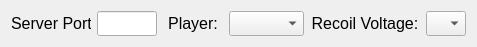
    <widget class="QWidget" name="layoutWidget_2">
     <property name="geometry">
      <rect>
       <x>10</x>
       <y>450</y>
       <width>467</width>
       <height>27</height>
      </rect>
     </property>
     <layout class="QHBoxLayout" name="horizontalLayout_14">
      <item>
       <widget class="QLabel" name="tcpPortLabel">
        <property name="sizePolicy">
         <sizepolicy hsizetype="Fixed" vsizetype="Fixed">
          <horstretch>0</horstretch>
          <verstretch>0</verstretch>
         </sizepolicy>
        </property>
        <property name="minimumSize">
         <size>
          <width>80</width>
          <height>25</height>
         </size>
        </property>
        <property name="maximumSize">
         <size>
          <width>80</width>
          <height>25</height>
         </size>
        </property>
        <property name="baseSize">
         <size>
          <width>80</width>
          <height>25</height>
         </size>
        </property>
        <property name="font">
         <font>
          <pointsize>12</pointsize>
         </font>
        </property>
        <property name="text">
         <string>Server Port:</string>
        </property>
       </widget>
      </item>
      <item>
       <widget class="QLineEdit" name="tcpPortLineEdit">
        <property name="sizePolicy">
         <sizepolicy hsizetype="Fixed" vsizetype="Fixed">
          <horstretch>0</horstretch>
          <verstretch>0</verstretch>
         </sizepolicy>
        </property>
        <property name="minimumSize">
         <size>
          <width>60</width>
          <height>25</height>
         </size>
        </property>
        <property name="maximumSize">
         <size>
          <width>60</width>
          <height>25</height>
         </size>
        </property>
        <property name="baseSize">
         <size>
          <width>60</width>
          <height>25</height>
         </size>
        </property>
        <property name="font">
         <font>
          <pointsize>10</pointsize>
         </font>
        </property>
        <property name="alignment">
         <set>Qt::AlignmentFlag::AlignRight|Qt::AlignmentFlag::AlignTrailing|Qt::AlignmentFlag::AlignVCenter</set>
        </property>
       </widget>
      </item>
      <item>
       <widget class="QLabel" name="tcpPlayerLabel">
        <property name="sizePolicy">
         <sizepolicy hsizetype="Fixed" vsizetype="Fixed">
          <horstretch>0</horstretch>
          <verstretch>0</verstretch>
         </sizepolicy>
        </property>
        <property name="minimumSize">
         <size>
          <width>60</width>
          <height>25</height>
         </size>
        </property>
        <property name="maximumSize">
         <size>
          <width>60</width>
          <height>25</height>
         </size>
        </property>
        <property name="baseSize">
         <size>
          <width>60</width>
          <height>25</height>
         </size>
        </property>
        <property name="font">
         <font>
          <pointsize>12</pointsize>
         </font>
        </property>
        <property name="layoutDirection">
         <enum>Qt::LayoutDirection::LeftToRight</enum>
        </property>
        <property name="text">
         <string>Player:</string>
        </property>
        <property name="alignment">
         <set>Qt::AlignmentFlag::AlignCenter</set>
        </property>
       </widget>
      </item>
      <item>
       <widget class="QComboBox" name="tcpPlayerComboBox">
        <property name="sizePolicy">
         <sizepolicy hsizetype="Fixed" vsizetype="Fixed">
          <horstretch>0</horstretch>
          <verstretch>0</verstretch>
         </sizepolicy>
        </property>
        <property name="minimumSize">
         <size>
          <width>75</width>
          <height>25</height>
         </size>
        </property>
        <property name="maximumSize">
         <size>
          <width>75</width>
          <height>25</height>
         </size>
        </property>
        <property name="baseSize">
         <size>
          <width>75</width>
          <height>25</height>
         </size>
        </property>
        <property name="font">
         <font>
          <pointsize>10</pointsize>
         </font>
        </property>
       </widget>
      </item>
      <item>
       <widget class="QLabel" name="tcpRecoilVoltLabel">
        <property name="sizePolicy">
         <sizepolicy hsizetype="Fixed" vsizetype="Fixed">
          <horstretch>0</horstretch>
          <verstretch>0</verstretch>
         </sizepolicy>
        </property>
        <property name="minimumSize">
         <size>
          <width>110</width>
          <height>25</height>
         </size>
        </property>
        <property name="maximumSize">
         <size>
          <width>110</width>
          <height>25</height>
         </size>
        </property>
        <property name="baseSize">
         <size>
          <width>110</width>
          <height>25</height>
         </size>
        </property>
        <property name="font">
         <font>
          <pointsize>12</pointsize>
         </font>
        </property>
        <property name="text">
         <string>Recoil Voltage:</string>
        </property>
        <property name="alignment">
         <set>Qt::AlignmentFlag::AlignCenter</set>
        </property>
       </widget>
      </item>
      <item>
       <widget class="QComboBox" name="tcpRecoilVoltComboBox">
        <property name="sizePolicy">
         <sizepolicy hsizetype="Fixed" vsizetype="Fixed">
          <horstretch>0</horstretch>
          <verstretch>0</verstretch>
         </sizepolicy>
        </property>
        <property name="minimumSize">
         <size>
          <width>40</width>
          <height>25</height>
         </size>
        </property>
        <property name="maximumSize">
         <size>
          <width>40</width>
          <height>25</height>
         </size>
        </property>
        <property name="baseSize">
         <size>
          <width>40</width>
          <height>25</height>
         </size>
        </property>
        <property name="font">
         <font>
          <pointsize>10</pointsize>
         </font>
        </property>
        <property name="maxVisibleItems">
         <number>11</number>
        </property>
       </widget>
      </item>
     </layout>
    </widget>
